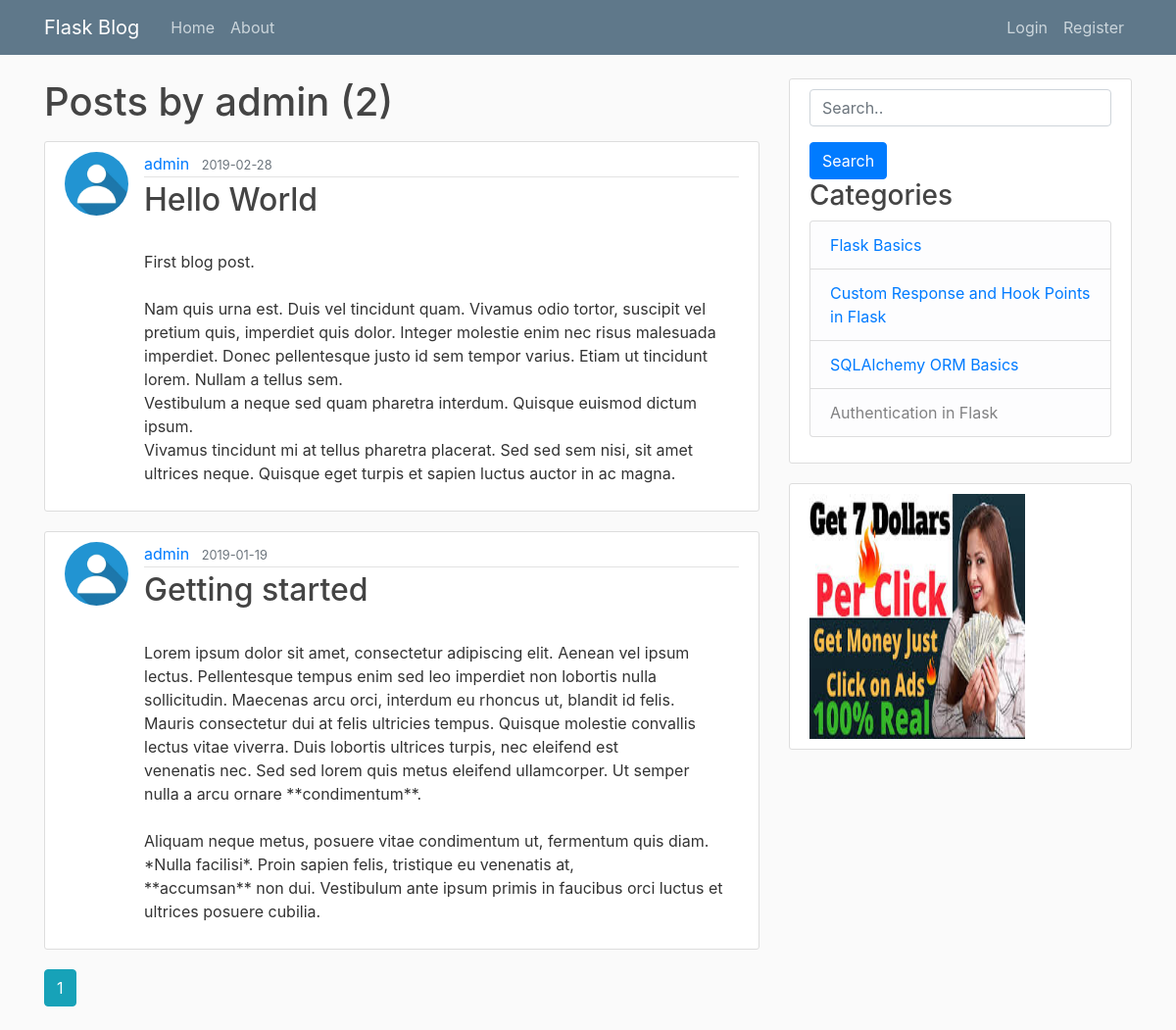
/user/admin, run on an earlier commit of the app's database.
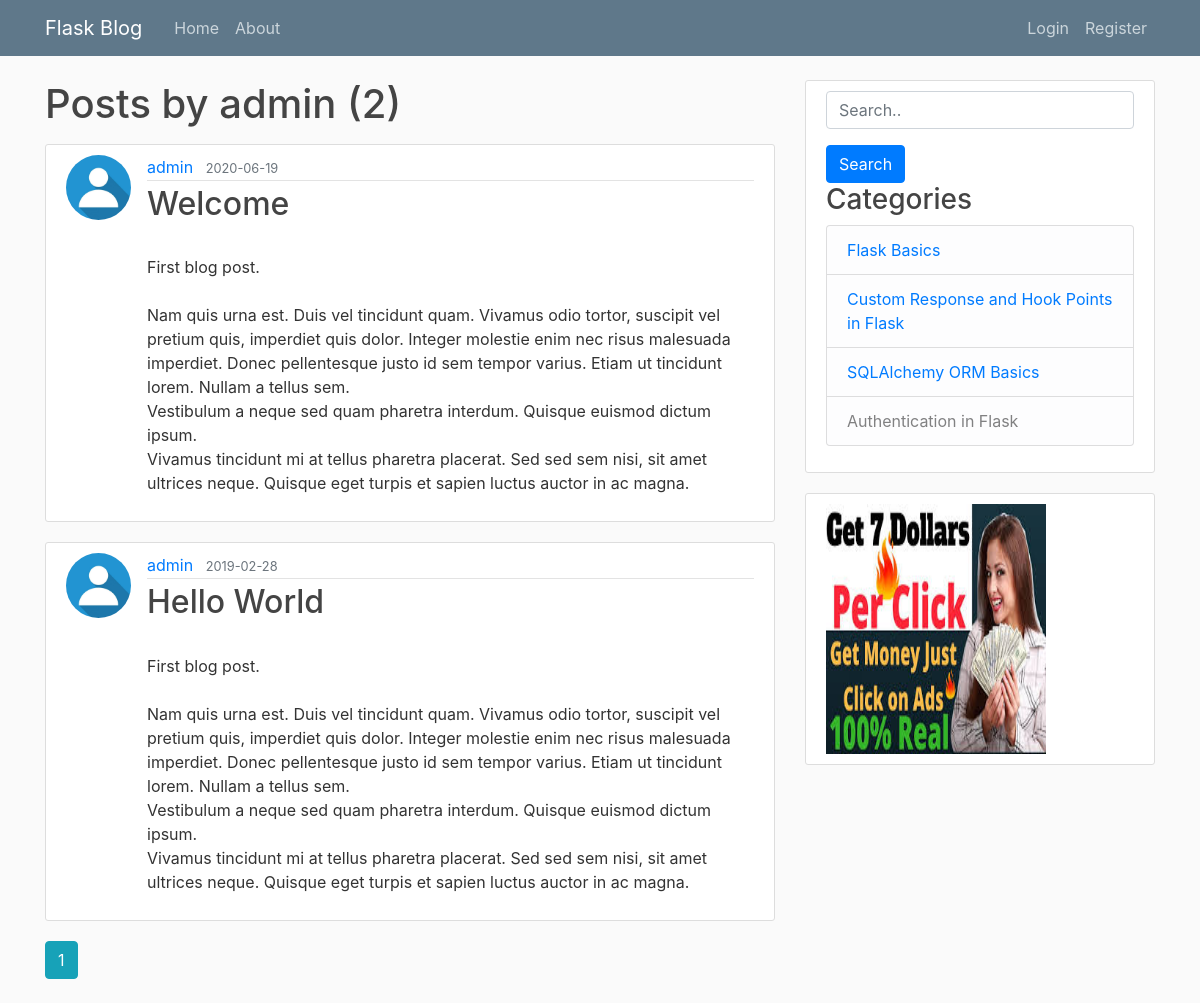
And on a later commit of the database.
### flaskblog/models.py (models this page shows, shortened)
class Post(db.Model):
    id = db.Column(db.Integer, primary_key=True)
    title = db.Column(db.String(100), nullable=False)
    date_posted = db.Column(db.DateTime, nullable=False,
                            default=datetime.utcnow)
    content = db.Column(db.Text(), nullable=False)
    user_id = db.Column(db.Integer, db.ForeignKey('user.id'), nullable=False)

class User(db.Model, UserMixin):
    id = db.Column(db.Integer, primary_key=True)
    username = db.Column(db.String(20), unique=True, nullable=False)
    email = db.Column(db.String(120), unique=True, nullable=False)
    password = db.Column(db.String(60), nullable=False)
    image_file = db.Column(db.String(20), nullable=False,
                           default='default.jpg')
    Posts = db.relationship('Post', backref='author', lazy=True)

### flaskblog/users/routes.py (the view)
@users.route("/user/<string:username>")
def user_posts(username):
    page = request.args.get('page', 1, type=int)
    user = User.query.filter_by(username=username).first_or_404()
    posts = Post.query.filter_by(author=user)\
        .order_by(Post.date_posted.desc())\
        .paginate(page=page, per_page=3)
    return render_template('user_posts.html', posts=posts, user=user)

### flaskblog/templates/user_posts.html
{% extends "layout.html" %}
{% block content %}
    <h1 class="mb-3">Posts by {{user.username }} ({{ posts.total }})</h1>
    {% for post in posts.items %}
    <article class="media content-section">
        <img class="rounded-circle article-img" src="{{ url_for('static', filename='profile_pics/' + post.author.image_file) }}">
        <div class="media-body">
            <div class="article-metadata">
                <a class="mr-2" href="{{ url_for('users.user_posts', username=post.author.username) }}">{{ post.author.username }}</a>
                <small class="text-muted">{{ post.date_posted.strftime('%Y-%m-%d') }}</small>
            </div>
            <h2><a class="article-title" href="{{ url_for('posts.post', post_id=post.id) }}">{{ post.title }}</a></h2>
            <p class="article-content">{{ post.content }}</p>
        </div>
    </article>
    {% endfor %}
    {% for page_num in posts.iter_pages(left_edge=1, right_edge=1, left_current=1, right_current=1) %}
        {% if page_num %}
            {% if posts.page == page_num %}
                <a class="btn btn-info mb-4" href="{{ url_for('users.user_posts', username=user.username, page=page_num) }}"> {{ page_num }}</a>
            {% else %}
                <a class="btn btn-outline-info mb-4" href="{{ url_for('users.user_posts', username=user.username, page=page_num) }}"> {{ page_num }}</a>
            {% endif %}
        {% else %}
            ...
        {% endif %}
    {% endfor %}
{% endblock content %}

What changed in the data, as far as the page shows it:
removed Post: image_file (placeholder picture), author.username "admin", date_posted "2019-01-19", title "Getting started", content "Lorem ipsum dolor sit amet, consectetur adipiscing elit. Aenean vel ipsum lectus. Pellentesque tempus enim sed leo imperdiet non lobortis nulla sollicitudin. Maecenas arcu orci, interdum eu rhoncus ut, blandit id felis. Mauris consectetur dui at felis ultricies tempus. Quisque molestie convallis lectus vitae viverra. Duis lobortis ultrices turpis, nec eleifend est venenatis nec. Sed sed lorem quis metus eleifend ullamcorper. Ut semper nulla a arcu ornare **condimentum**. Aliquam neque metus, posuere vitae condimentum ut, fermentum quis diam. *Nulla facilisi*. Proin sapien felis, tristique eu venenatis at, **accumsan** non dui. Vestibulum ante ipsum primis in faucibus orci luctus et ultrices…"
now on this page (row edited): Post: image_file (placeholder picture), author.username "admin", date_posted "2020-06-19", title "Welcome", content "First blog post. Nam quis urna est. Duis vel tincidunt quam. Vivamus odio tortor, suscipit vel pretium quis, imperdiet quis dolor. Integer molestie enim nec risus malesuada imperdiet. Donec pellentesque justo id sem tempor varius. Etiam ut tincidunt lorem. Nullam a tellus sem. Vestibulum a neque sed quam pharetra interdum. Quisque euismod dictum ipsum. Vivamus tincidunt mi at tellus pharetra placerat. Sed sed sem nisi, sit amet ultrices neque. Quisque eget turpis et sapien luctus auctor in ac magna."
